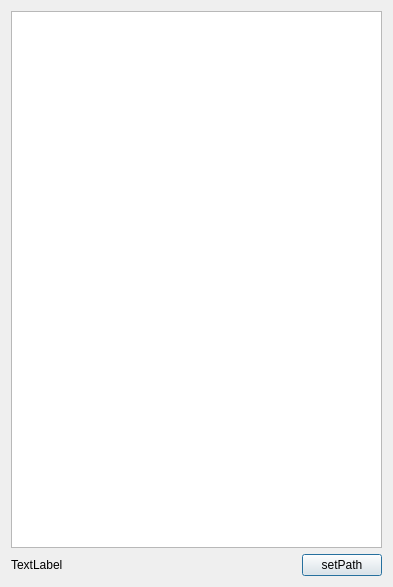
<?xml version="1.0" encoding="UTF-8"?>
<ui version="4.0">
 <class>Dialog</class>
 <widget class="QDialog" name="Dialog">
  <property name="geometry">
   <rect>
    <x>0</x>
    <y>0</y>
    <width>393</width>
    <height>587</height>
   </rect>
  </property>
  <property name="windowTitle">
   <string>Dialog</string>
  </property>
  <layout class="QVBoxLayout" name="verticalLayout">
   <item>
    <widget class="QListWidget" name="listWidget">
     <property name="cursor" stdset="0">
      <cursorShape>PointingHandCursor</cursorShape>
     </property>
     <property name="toolTip">
      <string/>
     </property>
     <property name="iconSize">
      <size>
       <width>200</width>
       <height>200</height>
      </size>
     </property>
     <property name="movement">
      <enum>QListView::Free</enum>
     </property>
     <property name="flow">
      <enum>QListView::LeftToRight</enum>
     </property>
     <property name="isWrapping" stdset="0">
      <bool>false</bool>
     </property>
     <property name="resizeMode">
      <enum>QListView::Fixed</enum>
     </property>
     <property name="layoutMode">
      <enum>QListView::SinglePass</enum>
     </property>
     <property name="spacing">
      <number>1</number>
     </property>
     <property name="gridSize">
      <size>
       <width>200</width>
       <height>200</height>
      </size>
     </property>
     <property name="viewMode">
      <enum>QListView::IconMode</enum>
     </property>
     <property name="modelColumn">
      <number>0</number>
     </property>
     <property name="uniformItemSizes">
      <bool>false</bool>
     </property>
     <property name="wordWrap">
      <bool>false</bool>
     </property>
    </widget>
   </item>
   <item>
    <layout class="QHBoxLayout" name="horizontalLayout">
     <item>
      <widget class="QLabel" name="label">
       <property name="minimumSize">
        <size>
         <width>250</width>
         <height>0</height>
        </size>
       </property>
       <property name="text">
        <string>TextLabel</string>
       </property>
      </widget>
     </item>
     <item>
      <spacer name="horizontalSpacer">
       <property name="orientation">
        <enum>Qt::Horizontal</enum>
       </property>
       <property name="sizeHint" stdset="0">
        <size>
         <width>40</width>
         <height>20</height>
        </size>
       </property>
      </spacer>
     </item>
     <item>
      <widget class="QPushButton" name="pushButton">
       <property name="text">
        <string>setPath</string>
       </property>
      </widget>
     </item>
    </layout>
   </item>
  </layout>
 </widget>
 <resources/>
 <connections/>
</ui>
